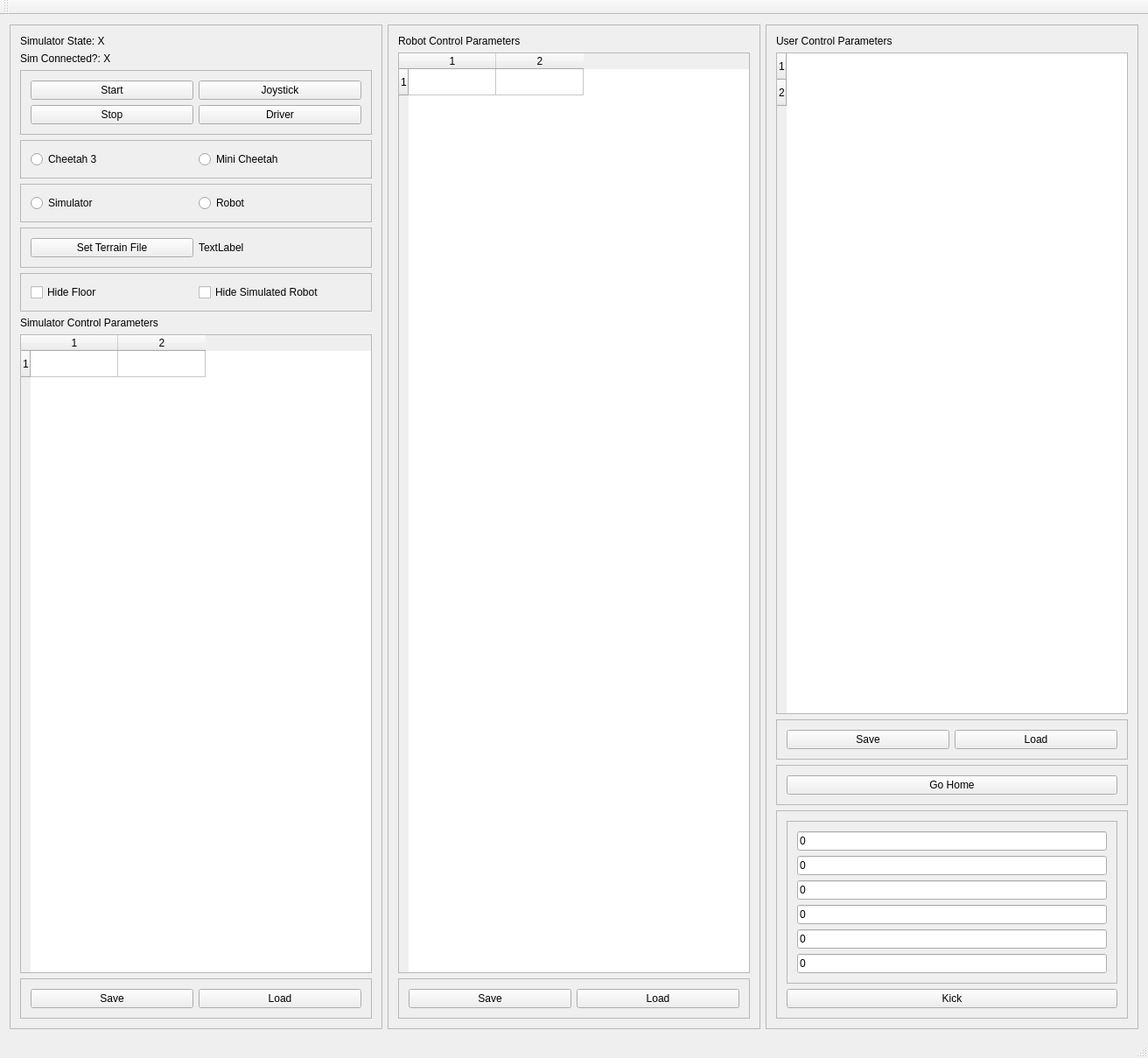
<?xml version="1.0" encoding="UTF-8"?>
<ui version="4.0">
 <class>SimControlPanel</class>
 <widget class="QMainWindow" name="SimControlPanel">
  <property name="geometry">
   <rect>
    <x>0</x>
    <y>0</y>
    <width>1312</width>
    <height>1209</height>
   </rect>
  </property>
  <property name="windowTitle">
   <string>SimControlPanel</string>
  </property>
  <widget class="QWidget" name="centralWidget">
   <layout class="QHBoxLayout" name="horizontalLayout_3">
    <item>
     <widget class="QFrame" name="frame_2">
      <property name="frameShape">
       <enum>QFrame::StyledPanel</enum>
      </property>
      <property name="frameShadow">
       <enum>QFrame::Raised</enum>
      </property>
      <layout class="QVBoxLayout" name="verticalLayout">
       <item>
        <widget class="QLabel" name="simulatorStateLabel">
         <property name="text">
          <string>Simulator State: X</string>
         </property>
        </widget>
       </item>
       <item>
        <widget class="QLabel" name="simulatorConnectedLabel">
         <property name="text">
          <string>Sim Connected?: X</string>
         </property>
        </widget>
       </item>
       <item>
        <widget class="QFrame" name="frame">
         <property name="frameShape">
          <enum>QFrame::StyledPanel</enum>
         </property>
         <property name="frameShadow">
          <enum>QFrame::Raised</enum>
         </property>
         <layout class="QGridLayout" name="gridLayout">
          <item row="0" column="0">
           <widget class="QPushButton" name="startButton">
            <property name="text">
             <string>Start</string>
            </property>
           </widget>
          </item>
          <item row="1" column="1">
           <widget class="QPushButton" name="driverButton">
            <property name="text">
             <string>Driver</string>
            </property>
           </widget>
          </item>
          <item row="0" column="1">
           <widget class="QPushButton" name="joystickButton">
            <property name="text">
             <string>Joystick</string>
            </property>
           </widget>
          </item>
          <item row="1" column="0">
           <widget class="QPushButton" name="stopButton">
            <property name="text">
             <string>Stop</string>
            </property>
           </widget>
          </item>
         </layout>
        </widget>
       </item>
       <item>
        <widget class="QFrame" name="frame_9">
         <property name="frameShape">
          <enum>QFrame::StyledPanel</enum>
         </property>
         <property name="frameShadow">
          <enum>QFrame::Raised</enum>
         </property>
         <layout class="QHBoxLayout" name="horizontalLayout_2">
          <item>
           <widget class="QRadioButton" name="cheetah3Button">
            <property name="text">
             <string>Cheetah 3</string>
            </property>
           </widget>
          </item>
          <item>
           <widget class="QRadioButton" name="miniCheetahButton">
            <property name="text">
             <string>Mini Cheetah</string>
            </property>
           </widget>
          </item>
         </layout>
        </widget>
       </item>
       <item>
        <widget class="QFrame" name="frame_10">
         <property name="frameShape">
          <enum>QFrame::StyledPanel</enum>
         </property>
         <property name="frameShadow">
          <enum>QFrame::Raised</enum>
         </property>
         <layout class="QHBoxLayout" name="horizontalLayout">
          <item>
           <widget class="QRadioButton" name="simulatorButton">
            <property name="text">
             <string>Simulator</string>
            </property>
           </widget>
          </item>
          <item>
           <widget class="QRadioButton" name="robotButton">
            <property name="text">
             <string>Robot</string>
            </property>
           </widget>
          </item>
         </layout>
        </widget>
       </item>
       <item>
        <widget class="QFrame" name="frame_13">
         <property name="frameShape">
          <enum>QFrame::StyledPanel</enum>
         </property>
         <property name="frameShadow">
          <enum>QFrame::Raised</enum>
         </property>
         <layout class="QHBoxLayout" name="horizontalLayout_4">
          <item>
           <widget class="QPushButton" name="setTerrainButton">
            <property name="text">
             <string>Set Terrain File</string>
            </property>
           </widget>
          </item>
          <item>
           <widget class="QLabel" name="terrainFileLabel">
            <property name="text">
             <string>TextLabel</string>
            </property>
           </widget>
          </item>
         </layout>
        </widget>
       </item>
       <item>
        <widget class="QFrame" name="frame_14">
         <property name="frameShape">
          <enum>QFrame::StyledPanel</enum>
         </property>
         <property name="frameShadow">
          <enum>QFrame::Raised</enum>
         </property>
         <layout class="QHBoxLayout" name="horizontalLayout_5">
          <item>
           <widget class="QCheckBox" name="hide_floor_checkbox">
            <property name="text">
             <string>Hide Floor</string>
            </property>
           </widget>
          </item>
          <item>
           <widget class="QCheckBox" name="hide_robot_checkbox">
            <property name="text">
             <string>Hide Simulated Robot</string>
            </property>
           </widget>
          </item>
         </layout>
        </widget>
       </item>
       <item>
        <widget class="QLabel" name="label">
         <property name="text">
          <string>Simulator Control Parameters</string>
         </property>
        </widget>
       </item>
       <item>
        <widget class="QTableWidget" name="simulatorTable">
         <property name="rowCount">
          <number>1</number>
         </property>
         <property name="columnCount">
          <number>2</number>
         </property>
         <row/>
         <column/>
         <column/>
        </widget>
       </item>
       <item>
        <widget class="QFrame" name="frame_6">
         <property name="frameShape">
          <enum>QFrame::StyledPanel</enum>
         </property>
         <property name="frameShadow">
          <enum>QFrame::Raised</enum>
         </property>
         <layout class="QGridLayout" name="gridLayout_3">
          <item row="0" column="1">
           <widget class="QPushButton" name="loadSimulatorButton">
            <property name="text">
             <string>Load</string>
            </property>
           </widget>
          </item>
          <item row="0" column="0">
           <widget class="QPushButton" name="saveSimulatorButton">
            <property name="text">
             <string>Save</string>
            </property>
           </widget>
          </item>
         </layout>
        </widget>
       </item>
      </layout>
     </widget>
    </item>
    <item>
     <widget class="QFrame" name="frame_5">
      <property name="frameShape">
       <enum>QFrame::StyledPanel</enum>
      </property>
      <property name="frameShadow">
       <enum>QFrame::Raised</enum>
      </property>
      <layout class="QVBoxLayout" name="verticalLayout_3">
       <item>
        <widget class="QLabel" name="label_2">
         <property name="text">
          <string>Robot Control Parameters</string>
         </property>
        </widget>
       </item>
       <item>
        <widget class="QTableWidget" name="robotTable">
         <property name="rowCount">
          <number>1</number>
         </property>
         <property name="columnCount">
          <number>2</number>
         </property>
         <row/>
         <column/>
         <column/>
        </widget>
       </item>
       <item>
        <widget class="QFrame" name="frame_4">
         <property name="frameShape">
          <enum>QFrame::StyledPanel</enum>
         </property>
         <property name="frameShadow">
          <enum>QFrame::Raised</enum>
         </property>
         <layout class="QGridLayout" name="gridLayout_2">
          <item row="0" column="1">
           <widget class="QPushButton" name="loadRobotButton">
            <property name="text">
             <string>Load</string>
            </property>
           </widget>
          </item>
          <item row="0" column="0">
           <widget class="QPushButton" name="saveRobotButton">
            <property name="text">
             <string>Save</string>
            </property>
           </widget>
          </item>
         </layout>
        </widget>
       </item>
      </layout>
     </widget>
    </item>
    <item>
     <widget class="QFrame" name="frame_3">
      <property name="frameShape">
       <enum>QFrame::StyledPanel</enum>
      </property>
      <property name="frameShadow">
       <enum>QFrame::Raised</enum>
      </property>
      <layout class="QVBoxLayout" name="verticalLayout_2">
       <item>
        <widget class="QLabel" name="label_3">
         <property name="text">
          <string>User Control Parameters</string>
         </property>
        </widget>
       </item>
       <item>
        <widget class="QTableWidget" name="userControlTable">
         <property name="rowCount">
          <number>2</number>
         </property>
         <property name="columnCount">
          <number>0</number>
         </property>
         <row/>
         <row/>
        </widget>
       </item>
       <item>
        <widget class="QFrame" name="frame_7">
         <property name="frameShape">
          <enum>QFrame::StyledPanel</enum>
         </property>
         <property name="frameShadow">
          <enum>QFrame::Raised</enum>
         </property>
         <layout class="QGridLayout" name="gridLayout_4">
          <item row="0" column="1">
           <widget class="QPushButton" name="loadUserButton">
            <property name="text">
             <string>Load</string>
            </property>
           </widget>
          </item>
          <item row="0" column="0">
           <widget class="QPushButton" name="saveUserButton">
            <property name="text">
             <string>Save</string>
            </property>
           </widget>
          </item>
         </layout>
        </widget>
       </item>
       <item>
        <widget class="QFrame" name="frame_8">
         <property name="frameShape">
          <enum>QFrame::StyledPanel</enum>
         </property>
         <property name="frameShadow">
          <enum>QFrame::Raised</enum>
         </property>
         <layout class="QVBoxLayout" name="verticalLayout_4">
          <item>
           <widget class="QPushButton" name="goHomeButton">
            <property name="text">
             <string>Go Home</string>
            </property>
           </widget>
          </item>
         </layout>
        </widget>
       </item>
       <item>
        <widget class="QFrame" name="frame_12">
         <property name="sizePolicy">
          <sizepolicy hsizetype="Expanding" vsizetype="Preferred">
           <horstretch>0</horstretch>
           <verstretch>0</verstretch>
          </sizepolicy>
         </property>
         <property name="frameShape">
          <enum>QFrame::StyledPanel</enum>
         </property>
         <property name="frameShadow">
          <enum>QFrame::Raised</enum>
         </property>
         <layout class="QGridLayout" name="gridLayout_6">
          <item row="0" column="0">
           <widget class="QFrame" name="frame_11">
            <property name="frameShape">
             <enum>QFrame::StyledPanel</enum>
            </property>
            <property name="frameShadow">
             <enum>QFrame::Raised</enum>
            </property>
            <layout class="QVBoxLayout" name="verticalLayout_6">
             <item>
              <widget class="QLineEdit" name="kickAngularX">
               <property name="sizePolicy">
                <sizepolicy hsizetype="Ignored" vsizetype="Fixed">
                 <horstretch>0</horstretch>
                 <verstretch>0</verstretch>
                </sizepolicy>
               </property>
               <property name="text">
                <string>0</string>
               </property>
              </widget>
             </item>
             <item>
              <widget class="QLineEdit" name="kickAngularY">
               <property name="sizePolicy">
                <sizepolicy hsizetype="Ignored" vsizetype="Fixed">
                 <horstretch>0</horstretch>
                 <verstretch>0</verstretch>
                </sizepolicy>
               </property>
               <property name="text">
                <string>0</string>
               </property>
              </widget>
             </item>
             <item>
              <widget class="QLineEdit" name="kickAngularZ">
               <property name="sizePolicy">
                <sizepolicy hsizetype="Ignored" vsizetype="Fixed">
                 <horstretch>0</horstretch>
                 <verstretch>0</verstretch>
                </sizepolicy>
               </property>
               <property name="text">
                <string>0</string>
               </property>
              </widget>
             </item>
             <item>
              <widget class="QLineEdit" name="kickLinearX">
               <property name="sizePolicy">
                <sizepolicy hsizetype="Minimum" vsizetype="Fixed">
                 <horstretch>0</horstretch>
                 <verstretch>0</verstretch>
                </sizepolicy>
               </property>
               <property name="text">
                <string>0</string>
               </property>
              </widget>
             </item>
             <item>
              <widget class="QLineEdit" name="kickLinearY">
               <property name="sizePolicy">
                <sizepolicy hsizetype="Minimum" vsizetype="Fixed">
                 <horstretch>0</horstretch>
                 <verstretch>0</verstretch>
                </sizepolicy>
               </property>
               <property name="text">
                <string>0</string>
               </property>
              </widget>
             </item>
             <item>
              <widget class="QLineEdit" name="kickLinearZ">
               <property name="sizePolicy">
                <sizepolicy hsizetype="Minimum" vsizetype="Fixed">
                 <horstretch>0</horstretch>
                 <verstretch>0</verstretch>
                </sizepolicy>
               </property>
               <property name="text">
                <string>0</string>
               </property>
              </widget>
             </item>
            </layout>
           </widget>
          </item>
          <item row="1" column="0">
           <widget class="QPushButton" name="kickButton">
            <property name="text">
             <string>Kick</string>
            </property>
           </widget>
          </item>
         </layout>
        </widget>
       </item>
      </layout>
     </widget>
    </item>
   </layout>
  </widget>
  <widget class="QMenuBar" name="menuBar">
   <property name="geometry">
    <rect>
     <x>0</x>
     <y>0</y>
     <width>1312</width>
     <height>22</height>
    </rect>
   </property>
  </widget>
  <widget class="QToolBar" name="mainToolBar">
   <attribute name="toolBarArea">
    <enum>TopToolBarArea</enum>
   </attribute>
   <attribute name="toolBarBreak">
    <bool>false</bool>
   </attribute>
  </widget>
  <widget class="QStatusBar" name="statusBar"/>
 </widget>
 <layoutdefault spacing="6" margin="11"/>
 <resources/>
 <connections/>
</ui>
